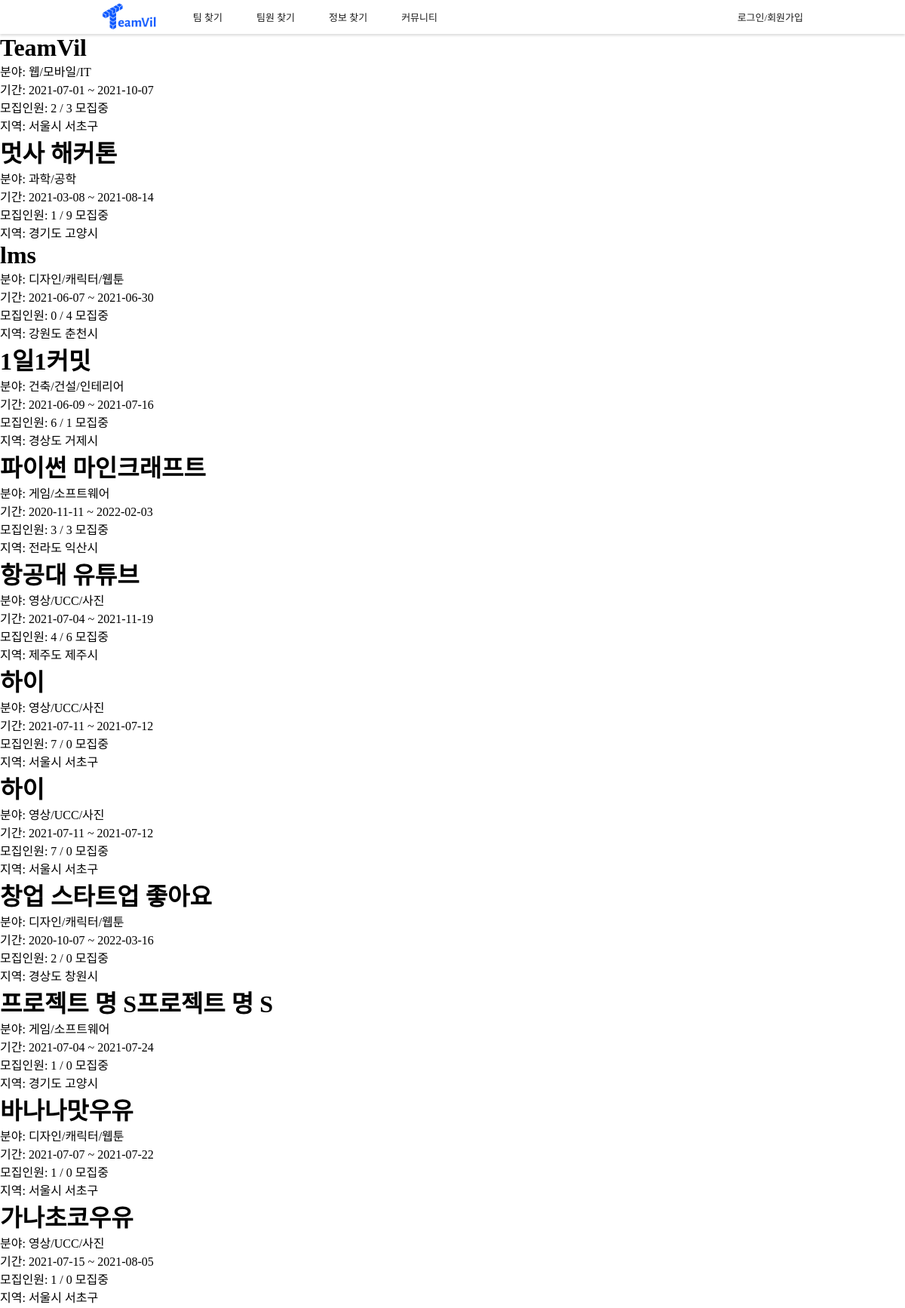
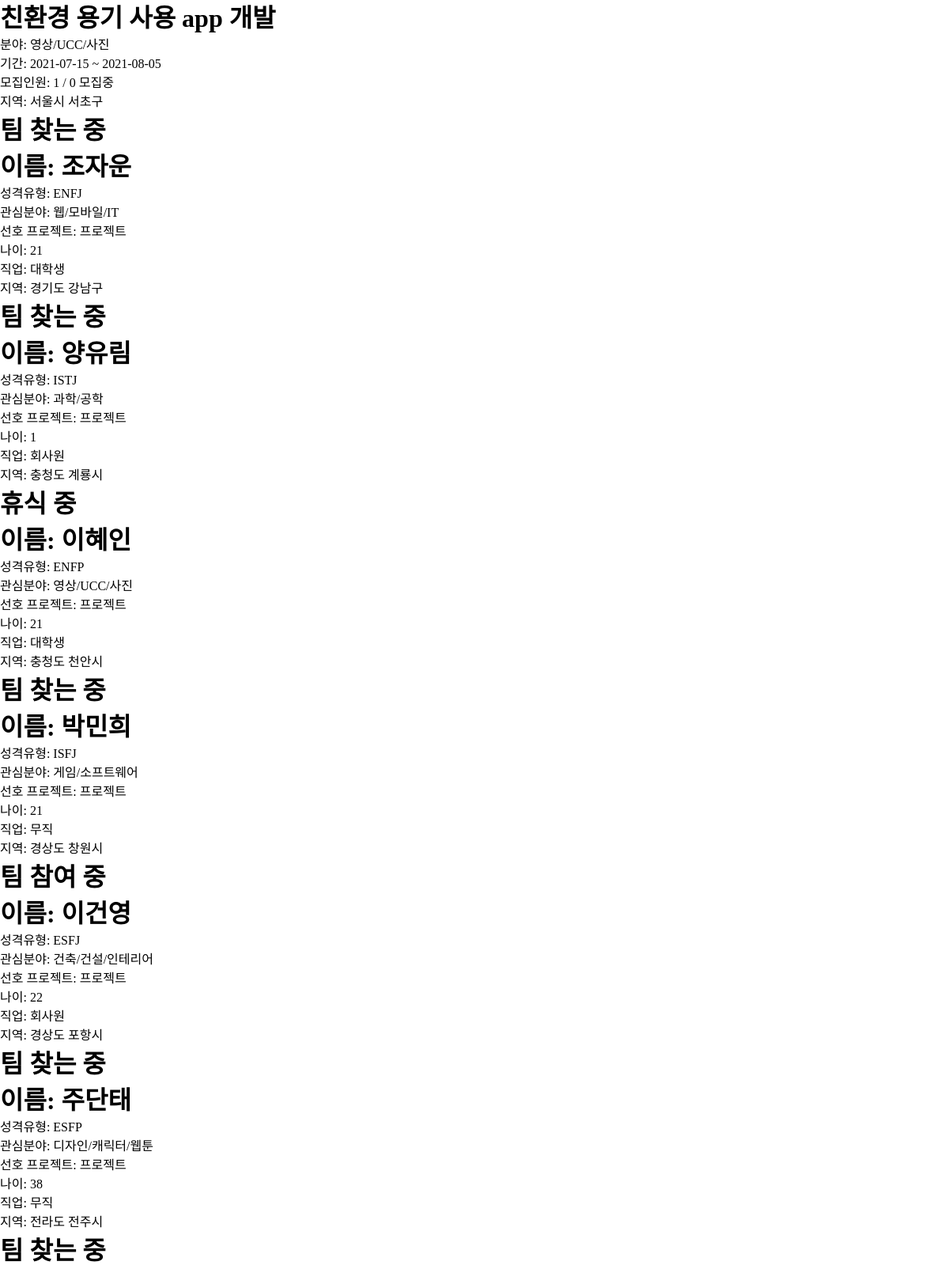
/home_back/ (upper part), run on the app's committed database (2 pictures, top to bottom).
### project/models.py (models this page shows, shortened)
class Project(models.Model):
    user_id = models.ForeignKey(User, on_delete = models.PROTECT, db_column="user_id")
    use = models.IntegerField(default=0)
    isEnd = models.IntegerField(default=0)
    type = models.IntegerField()
    title = models.CharField(max_length=100)
    desc = models.CharField(max_length=100)
    field1_id = models.ForeignKey('home.Field1', on_delete = models.CASCADE, db_column="field1_id")
    field2 = models.CharField(max_length=20)
    region1_id = models.ForeignKey('home.Region1', on_delete = models.CASCADE, db_column="region1_id")
    region2_id = models.ForeignKey('home.Region2', on_delete = models.CASCADE, db_column="region2_id")
    mem_total = models.IntegerField()
    mem_now = models.IntegerField()
    mem_duty = models.IntegerField(default=0)
    start_date = models.DateField()
    end_date = models.DateField()
    state = models.IntegerField(default=1)
    school = models.CharField(max_length=45, null=True)
    content = models.TextField()
    isLink = models.IntegerField(default=0)
    isFile = models.IntegerField(default=0)
    education_id = models.ForeignKey('home.Education', on_delete = models.CASCADE, db_column="education_id", null=True)
    view_cnt = models.IntegerField(default=0)
    register = models.DateTimeField(default=timezone.now)

### home/models.py (models this page shows, shortened)
class Field1(models.Model):
    field1 = models.CharField(max_length=20)

class Region1(models.Model):
    region1 = models.CharField(max_length=20)

class Region2(models.Model):
    region1_id = models.ForeignKey(Region1, on_delete = models.CASCADE, db_column="region1_id")
    region2 = models.CharField(max_length=20)

### account/models.py (models this page shows, shortened)
class Profile(models.Model):
    user_id = models.ForeignKey(User, on_delete = models.CASCADE, db_column="user_id")
    name = models.CharField(max_length=25)
    mbti_id = models.ForeignKey(Mbti, on_delete = models.CASCADE, db_column="mbti_id")
    mbti_detail = models.CharField(max_length=100, null=True)
    email = models.CharField(max_length=45)
    phone = models.CharField(max_length=15)
    birthday = models.DateField()
    region1_id = models.ForeignKey(Region1, on_delete = models.CASCADE, db_column="region1_id")
    region2_id = models.ForeignKey(Region2, on_delete = models.CASCADE, db_column="region2_id")
    openPhone = models.IntegerField()
    openEmail = models.IntegerField()
    term_id = models.ForeignKey(Term, on_delete = models.CASCADE, db_column="term_id")
    field1_id = models.ForeignKey(Field1, on_delete = models.CASCADE, db_column="field1_id")
    field2 = models.CharField(max_length=20)
    state = models.IntegerField()
    job_id = models.ForeignKey(Job, on_delete = models.CASCADE, db_column="job_id")
    education_id = models.ForeignKey(Education, on_delete = models.CASCADE, db_column="education_id", null=True)
    isLink = models.IntegerField()
    isFile = models.IntegerField()
    isCarrer = models.IntegerField()
    pr = models.TextField(null=True)
    register = models.DateTimeField(default=timezone.now)
    photo = models.FileField(null=True)
    isReview = models.IntegerField()
    view_cnt = models.IntegerField(default=0)
    submit = models.IntegerField(default=0)

class Mbti(models.Model):
    mbti = models.CharField(max_length=4)
    mbti_cnt = models.IntegerField(default=0)

class Job(models.Model):
    job = models.CharField(max_length=20)

### home/views.py (the view)
# urls.py: path('home_back/', home.views.home_back, name='home_back'),
def home_back(request):
    projects = Project.objects.all()
    profiles = Profile.objects.all()
    return render(request, "home_back.html", {'profiles':profiles, "projects":projects })

### teamvil/templatetags/custom_tags.py (called while the page is built)
@register.simple_tag
def getAge(birthday):
    now = int(datetime.datetime.today().year)
    birthday = int(birthday.strftime('%Y'))
    return now - birthday

### home/templates/home_back.html (shortened to what this page needs)
<!DOCTYPE html>
{% load custom_tags %}
<html lang="en">
{% load static %}
<head>
    <link rel="stylesheet" href="{% static 'css/base.css' %}">
</head>
<body>
    {% include 'navbar.html' %}
    {% for project in projects %}
    <h1>{{project.title}}</h1>
    <p>분야: {{project.field1_id.field1}}</p>
    <p>기간: {{project.start_date|date:"Y-m-d"}} ~ {{project.end_date|date:"Y-m-d"}}</p>
    <p>모집인원: {{project.mem_now}} / {{project.mem_duty}}
        {% if project.state == 1%}
            모집중
        {% else %}
        모집완료
        {% endif %}
    </p>
    <p>지역: {{project.region1_id.region1}} {{project.region2_id.region2}}</p>
    {% endfor %}
    {% for profile in profiles %}
    <h1>
        {% if profile.state == 1 %}
            팀 찾는 중
        {% elif profile.state == 2 %}
            휴식 중
        {% else %}
            팀 참여 중
        {% endif %}
    </h1>
    <h1>이름: {{profile.name}}</h1>
    <p>성격유형: {{profile.mbti_id.mbti}}</p>
    <p>관심분야: {{profile.field1_id.field1}}</p>
    <p>선호 프로젝트:
        {% if profile.type == 0 %}
            창업
        {% elif profile.type == 1 %}
            공모전
        {% else %}
            프로젝트
        {% endif %}
    </p>
    <p>나이: {% getAge profile.birthday %}</p>
    <p>직업: {{ profile.job_id.job }}</p>
    <p>지역: {{ profile.region1_id.region1 }} {{ profile.region2_id.region2 }}</p>
    {% endfor %}
</body>
</html>

### teamvil/static/css/base.css (style rules this page uses)
* { margin: 0; padding: 0; }
body { display: flex; min-height: 100vh; flex-direction: column; }

### data on the page
Project: title "TeamVil", field1_id.field1 "웹/모바일/IT", start_date "2021-07-01", end_date "2021-10-07", mem_now "2", mem_duty "3", state "모집중", region1_id.region1 "서울시", region2_id.region2 "서초구"
Project: title "멋사 해커톤", field1_id.field1 "과학/공학", start_date "2021-03-08", end_date "2021-08-14", mem_now "1", mem_duty "9", state "모집중", region1_id.region1 "경기도", region2_id.region2 "고양시"
Project: title "lms", field1_id.field1 "디자인/캐릭터/웹툰", start_date "2021-06-07", end_date "2021-06-30", mem_now "0", mem_duty "4", state "모집중", region1_id.region1 "강원도", region2_id.region2 "춘천시"
Project: title "1일1커밋", field1_id.field1 "건축/건설/인테리어", start_date "2021-06-09", end_date "2021-07-16", mem_now "6", mem_duty "1", state "모집중", region1_id.region1 "경상도", region2_id.region2 "거제시"
Project: title "파이썬 마인크래프트", field1_id.field1 "게임/소프트웨어", start_date "2020-11-11", end_date "2022-02-03", mem_now "3", mem_duty "3", state "모집중", region1_id.region1 "전라도", region2_id.region2 "익산시"
Project: title "항공대 유튜브", field1_id.field1 "영상/UCC/사진", start_date "2021-07-04", end_date "2021-11-19", mem_now "4", mem_duty "6", state "모집중", region1_id.region1 "제주도", region2_id.region2 "제주시"
Project: title "하이", field1_id.field1 "영상/UCC/사진", start_date "2021-07-11", end_date "2021-07-12", mem_now "7", mem_duty "0", state "모집중", region1_id.region1 "서울시", region2_id.region2 "서초구"
Project: title "하이", field1_id.field1 "영상/UCC/사진", start_date "2021-07-11", end_date "2021-07-12", mem_now "7", mem_duty "0", state "모집중", region1_id.region1 "서울시", region2_id.region2 "서초구"
Project: title "창업 스타트업 좋아요", field1_id.field1 "디자인/캐릭터/웹툰", start_date "2020-10-07", end_date "2022-03-16", mem_now "2", mem_duty "0", state "모집중", region1_id.region1 "경상도", region2_id.region2 "창원시"
Project: title "프로젝트 명 S프로젝트 명 S", field1_id.field1 "게임/소프트웨어", start_date "2021-07-04", end_date "2021-07-24", mem_now "1", mem_duty "0", state "모집중", region1_id.region1 "경기도", region2_id.region2 "고양시"
Project: title "바나나맛우유", field1_id.field1 "디자인/캐릭터/웹툰", start_date "2021-07-07", end_date "2021-07-22", mem_now "1", mem_duty "0", state "모집중", region1_id.region1 "서울시", region2_id.region2 "서초구"
Project: title "가나초코우유", field1_id.field1 "영상/UCC/사진", start_date "2021-07-15", end_date "2021-08-05", mem_now "1", mem_duty "0", state "모집중", region1_id.region1 "서울시", region2_id.region2 "서초구"
Project: title "친환경 용기 사용 app 개발", field1_id.field1 "영상/UCC/사진", start_date "2021-07-15", end_date "2021-08-05", mem_now "1", mem_duty "0", state "모집중", region1_id.region1 "서울시", region2_id.region2 "서초구"
Profile: state "팀 찾는 중", name "조자운", mbti_id.mbti "ENFJ", field1_id.field1 "웹/모바일/IT", shows "프로젝트", birthday "21", job_id.job "대학생", region1_id.region1 "경기도", region2_id.region2 "강남구"
Profile: state "팀 찾는 중", name "양유림", mbti_id.mbti "ISTJ", field1_id.field1 "과학/공학", shows "프로젝트", birthday "1", job_id.job "회사원", region1_id.region1 "충청도", region2_id.region2 "계룡시"
Profile: state "휴식 중", name "이혜인", mbti_id.mbti "ENFP", field1_id.field1 "영상/UCC/사진", shows "프로젝트", birthday "21", job_id.job "대학생", region1_id.region1 "충청도", region2_id.region2 "천안시"
Profile: state "팀 찾는 중", name "박민희", mbti_id.mbti "ISFJ", field1_id.field1 "게임/소프트웨어", shows "프로젝트", birthday "21", job_id.job "무직", region1_id.region1 "경상도", region2_id.region2 "창원시"
Profile: state "팀 참여 중", name "이건영", mbti_id.mbti "ESFJ", field1_id.field1 "건축/건설/인테리어", shows "프로젝트", birthday "22", job_id.job "회사원", region1_id.region1 "경상도", region2_id.region2 "포항시"
Profile: state "팀 찾는 중", name "주단태", mbti_id.mbti "ESFP", field1_id.field1 "디자인/캐릭터/웹툰", shows "프로젝트", birthday "38", job_id.job "무직", region1_id.region1 "전라도", region2_id.region2 "전주시"
Profile: state "팀 찾는 중"
